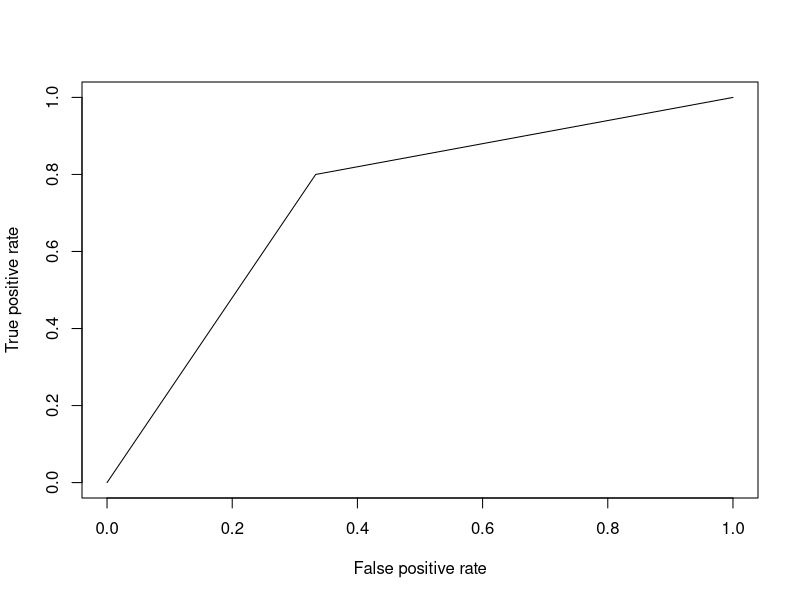
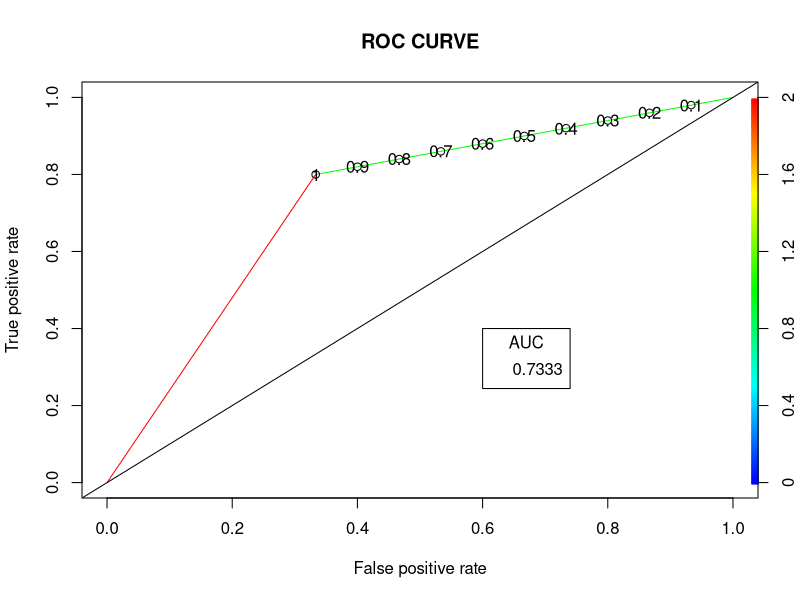

These figures' R source, in order:
# Loading package
library(caTools)
library(ROCR) 

# Splitting dataset
split <- sample.split(mtcars, SplitRatio = 0.8)
split

train_reg <- subset(mtcars, split == "TRUE")
test_reg <- subset(mtcars, split == "FALSE")

# Training model
logistic_model <- glm(vs ~ wt + disp, 
                      data = train_reg, 
                      family = "binomial")
logistic_model

# Summary
summary(logistic_model)

# Predict test data based on model
predict_reg <- predict(logistic_model, 
                       test_reg, type = "response")
predict_reg  

# Changing probabilities
predict_reg <- ifelse(predict_reg >0.5, 1, 0)

# Evaluating model accuracy
# using confusion matrix
table(test_reg$vs, predict_reg)

missing_classerr <- mean(predict_reg != test_reg$vs)
print(paste('Accuracy =', 1 - missing_classerr))

# ROC-AUC Curve
ROCPred <- prediction(predict_reg, test_reg$vs) 
ROCPer <- performance(ROCPred, measure = "tpr", 
                      x.measure = "fpr")

auc <- performance(ROCPred, measure = "auc")
auc <- auc@y.values[[1]]
auc

# Plotting curve
plot(ROCPer)
plot(ROCPer, colorize = TRUE, 
     print.cutoffs.at = seq(0.1, by = 0.1), 
     main = "ROC CURVE")
abline(a = 0, b = 1)

auc <- round(auc, 4)
legend(.6, .4, auc, title = "AUC", cex = 1)
